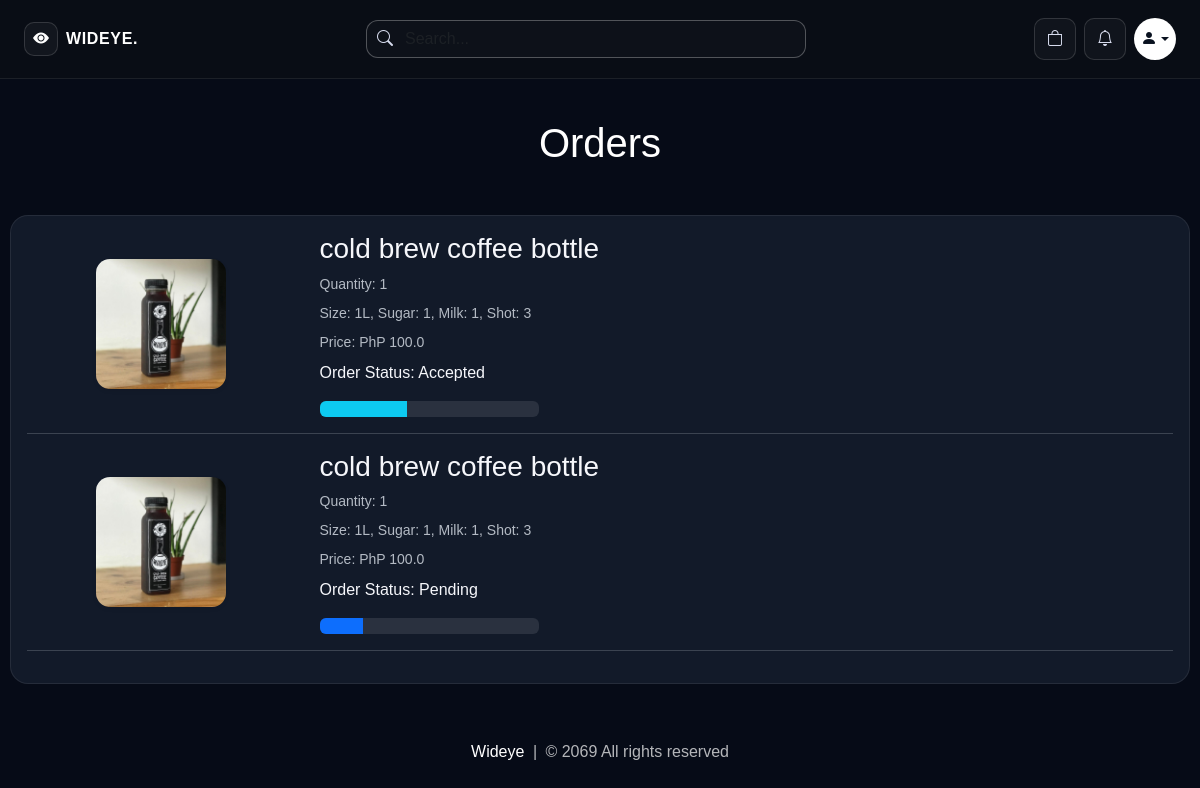
/orders (signed in), run on an earlier commit of the app's database.
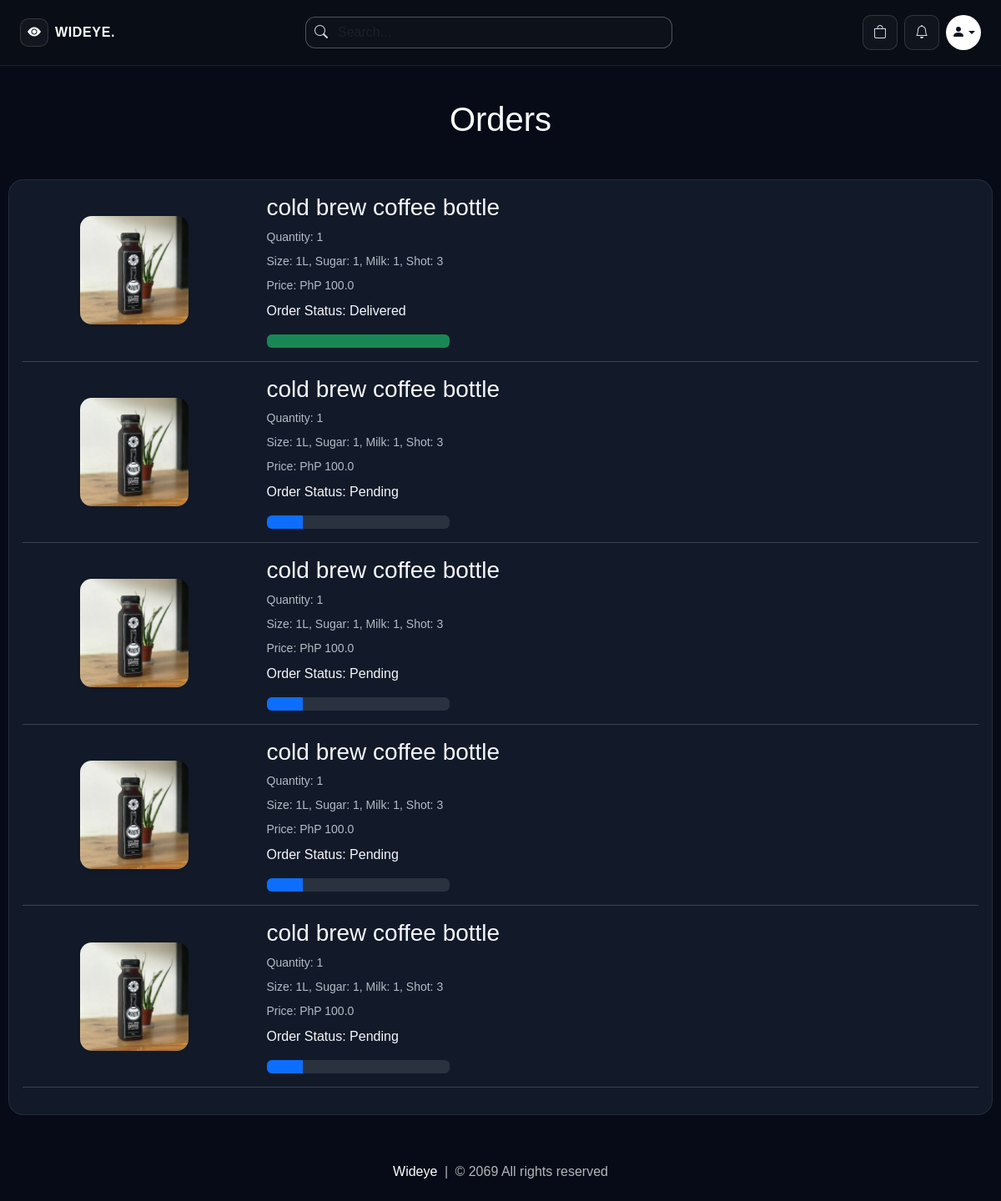
And on a later commit of the database.
### website/models.py (models this page shows, shortened)
class Order(db.Model):
    id = db.Column(db.Integer, primary_key=True)
    quantity = db.Column(db.Integer, nullable=False)
    size = db.Column(db.String(100), nullable=False, default='')
    sugar = db.Column(db.String(100), nullable=False, default='')
    milk = db.Column(db.String(100), nullable=False, default='')
    shot = db.Column(db.String(100), nullable=False, default='')
    price = db.Column(db.Float, nullable=False)
    status = db.Column(db.String(100), nullable=False)
    payment_method = db.Column(db.String(50), nullable=False, default='cashless')
    payment_id = db.Column(db.String(1000), nullable=False)
    date_placed = db.Column(db.DateTime, default=datetime.utcnow)
    customer_link= db.Column(db.Integer, db.ForeignKey('customer.id'), nullable=False)
    product_link = db.Column(db.Integer, db.ForeignKey('product.id'), nullable=False)

class Product(db.Model):
    id = db.Column(db.Integer, primary_key=True)
    product_name = db.Column(db.String(100), nullable=False)
    current_price = db.Column(db.Float, nullable=False)
    previous_price = db.Column(db.Float, nullable=False)
    in_stock = db.Column(db.Integer, nullable=False)
    size = db.Column(db.String(500), nullable=False, default='')
    sugar = db.Column(db.String(500), nullable=False, default='')
    milk = db.Column(db.String(500), nullable=False, default='')
    shot = db.Column(db.String(500), nullable=False, default='')
    product_picture = db.Column(db.Text, nullable=False)
    flash_sale = db.Column(db.Boolean, default=False)
    date_added = db.Column(db.DateTime, default=datetime.utcnow)
    carts = db.relationship('Cart', backref=db.backref('product', lazy=True))
    orders = db.relationship('Order', backref=db.backref('product', lazy=True))
    usual_items = db.relationship('UsualOrderItem', backref=db.backref('product', lazy=True))

### website/views.py (the view)
@views.route('/orders')
@login_required
def order():
    orders = Order.query.filter_by(customer_link=current_user.id).all()
    return render_template('orders.html', orders=orders, format_option_summary=format_option_summary,
                           get_product_image=get_product_image)

### website/views.py (called while the page is built)
def parse_options(csv_string):
    if not csv_string:
        return []
    return [opt.strip() for opt in str(csv_string).split(',') if opt.strip()]

def get_product_image(product, selected_size=''):
    images = parse_options(product.product_picture) if product.product_picture else []
    if not images:
        return '/media/default.jpg'
    if not selected_size:
        return images[0]
    sizes = parse_options(product.size)
    if selected_size in sizes:
        idx = sizes.index(selected_size)
        return images[idx] if idx < len(images) else images[-1]
    return images[0]

def format_option_summary(item):
    parts = []
    size_val = getattr(item, 'size', '') or ''
    sugar_val = getattr(item, 'sugar', '') or ''
    milk_val = getattr(item, 'milk', '') or ''
    shot_val = getattr(item, 'shot', '') or ''
    if size_val:
        parts.append(f'Size: {size_val}')
    if sugar_val:
        parts.append(f'Sugar: {sugar_val}')
    if milk_val:
        parts.append(f'Milk: {milk_val}')
    if shot_val:
        parts.append(f'Shot: {shot_val}')
    return ', '.join(parts) if parts else 'No add-ons'

### website/templates/orders.html (shortened to what this page needs)
{% extends 'base.html' %}
{% block body %}
<div class="wideye-orders-shell">
    <div class="row">
        {% if orders %}
        <h1 class="text-center mb-5" style="color: white;">Orders</h1>
        <div class="col-sm-13">
            <div class="card wideye-orders-card">
                <div class="card-body">
                    {% for item in orders %}
                    <div class="row">
                        <div class="col-sm-3 text-center align-self-center">
                            <img src="{{ get_product_image(item.product, item.size) }}" alt="" class="img-fluid wideye-orders-thumb shadow-sm">
                        </div>
                        <div class="col-sm-7">
                            <h3>{{ item.product.product_name }}</h3>
                            <p class="mb-2 text-muted small">Quantity: {{ item.quantity }}</p>
                            <p class="mb-2 text-muted small">{{ format_option_summary(item) }}</p>
                            <p class="mb-2 text-muted small">Price: PhP {{ item.price }}</p>
                            <div class="col-sm-4">
                                <p>Order Status: {{ item.status }}</p>
                                {% if item.status == 'Pending' %}
                                <div class="progress">
                                    <div class="progress-bar" role="progressbar" style="width: 20%;"  aria-valuenow="20" aria-valuemin="0" aria-valuemax="100"></div>
                                </div>
                                {% elif item.status == 'Accepted' %}
                                <div class="progress">
                                    <div class="progress-bar bg-info" role="progressbar" style="width: 40%;"  aria-valuenow="40" aria-valuemin="0" aria-valuemax="100"></div>
                                </div>
                                {% elif item.status == 'Out for delivery' %}
                                <div class="progress">
                                    <div class="progress-bar bg-warning" role="progressbar" style="width: 70%;"  aria-valuenow="70" aria-valuemin="0" aria-valuemax="100"></div>
                                </div>
                                {% elif item.status == 'Delivered' %}
                                <div class="progress">
                                    <div class="progress-bar bg-success" role="progressbar" style="width: 100%;"  aria-valuenow="100" aria-valuemin="0" aria-valuemax="100"></div>
                                </div>
                                {% elif item.status == 'Canceled' %}
                                <div class="progress">
                                    <div class="progress-bar bg-danger" role="progressbar" style="width: 100%;"  aria-valuenow="100" aria-valuemin="0" aria-valuemax="100"></div>
                                </div>
                                {% endif %}
                            </div>
                        </div>
                    </div>
                    <hr class="text-muted">
                    {% endfor %}
                </div>
            </div>
        </div>
        {% else %}
        <h1 class="text-center mb-5" style="color: white;">You have no Orders</h1>
        {% endif %}
    </div>
</div>
{% endblock %}

### website/templates/base.html (shortened to what this page needs)
<!DOCTYPE html>
<html lang="en">
<head>
    <link rel="stylesheet" href="https://cdnjs.cloudflare.com/ajax/libs/bootstrap-icons/1.10.5/font/bootstrap-icons.min.css">
    <link rel="stylesheet" href="{{ url_for('static', filename='css/all.min.css') }}">
    <link rel="stylesheet" href="{{ url_for('static', filename='css/bootstrap.min.css') }}">
    <link rel="stylesheet" href="{{ url_for('static', filename='css/style.css') }}">
</head>
<body>
    {% set cart_items = cart | default([], true) | list %}
    <nav class="wideye-navbar">
        <div class="wideye-shell">
            <div class="d-flex flex-wrap align-items-center justify-content-between gap-3">
                <a class="d-flex align-items-center gap-2" href="/">
                    <span class="wideye-brand-mark">
                        <i class="bi bi-eye-fill"></i>
                    </span>
                    <span class="wideye-brand-text">WIDEYE.</span>
                </a>
                <form class="wideye-search-form" role="search" action="/search" method="POST">
                    <div class="wideye-search-wrap d-flex align-items-center">
                        <i class="bi bi-search"></i>
                        <input class="form-control wideye-search-input" name="search" type="search" placeholder="Search..." aria-label="Search">
                    </div>
                </form>
                <div class="d-flex align-items-center gap-2">
                    <a class="wideye-icon-button wideye-nav-icon" href="/cart" aria-label="Cart">
                        <span class="position-relative d-inline-flex">
                            <i class="bi bi-bag"></i>
                        </span>
                    </a>
                    <a class="wideye-icon-button wideye-nav-icon" href="/orders" aria-label="Orders">
                        <i class="bi bi-bell"></i>
                    </a>
                    {% if current_user.is_authenticated %}
                    <div class="dropdown">
                        <a class="wideye-avatar dropdown-toggle" href="#" role="button" id="profileDropdown" data-bs-toggle="dropdown" aria-expanded="false">
                            <i class="bi bi-person-fill"></i>
                        </a>
                    </div>
                    {% else %}
                    <a class="wideye-avatar" href="/login" aria-label="Login">
                        <i class="bi bi-person-fill"></i>
                    </a>
                    {% endif %}
                </div>
            </div>
        </div>
    </nav>
    <div class="wideye-shell pt-3">
    </div>
    {% block body %}
    {% endblock %}
    <footer class="wideye-footer">
        <div class="wideye-shell text-center">
            <a href="/">Wideye</a> <span class="mx-1">|</span> <span>&copy; 2069 All rights reserved</span>
        </div>
    </footer>
</body>
</html>

### website/templates/base.html (style rules this page uses)
* { box-sizing: border-box; }
html { -webkit-text-size-adjust: 100%; }
body { background: #060b17; color: #f6f7fb; min-height: 100vh; font-family: Arial, Helvetica, sans-serif; overflow-x: hidden; }
a { text-decoration: none; }
img, iframe, canvas, video { max-width: 100%; }
.wideye-shell { width: min(calc(100% - clamp(1rem, 4vw, 3rem)), 1280px); margin: 0 auto; }
.wideye-navbar { background: #090d15; border-bottom: 1px solid rgba(255, 255, 255, 0.08); padding: 18px 0; }
.wideye-brand-mark { width: 34px; height: 34px; border-radius: 10px; border: 1px solid rgba(255, 255, 255, 0.14); display: inline-flex; align-items: center; justify-content: center; color: #ffffff; background: rgba(255, 255, 255, 0.04); }
.wideye-brand-text { color: #ffffff; font-weight: 700; letter-spacing: 0.04em; }
.wideye-search-form { max-width: 440px; width: 100%; }
.wideye-search-input, .wideye-search-input:focus { background: transparent; border: none; box-shadow: none; color: #ffffff; }
.wideye-search-wrap { border: 1px solid rgba(255, 255, 255, 0.28); border-radius: 12px; background: rgba(255, 255, 255, 0.02); padding: 0 10px; }
.wideye-search-wrap i, .wideye-nav-icon { color: #d7dcee; }
.wideye-icon-button { width: 42px; height: 42px; border-radius: 10px; border: 1px solid rgba(255, 255, 255, 0.14); display: inline-flex; align-items: center; justify-content: center; background: rgba(255, 255, 255, 0.03); }
.wideye-avatar { width: 42px; height: 42px; border-radius: 50%; background: linear-gradient(135deg, #ffffff, #ffffff); color: #09111f; display: inline-flex; align-items: center; justify-content: center; font-size: 1rem; }
.wideye-footer { color: rgba(255, 255, 255, 0.7); padding: 24px 0 32px; }
.wideye-footer a { color: #ffffff; }

### website/templates/orders.html (style rules this page uses)
.wideye-orders-shell { width: min(calc(100% - 1rem), 1180px); margin: 1.5rem auto 2rem; }
.wideye-orders-card { background: #121a29; border: 1px solid rgba(255, 255, 255, 0.08); border-radius: 18px; color: #f6f7fb; }
.wideye-orders-card .card-body { background: transparent; color: inherit; }
.wideye-orders-card h3, .wideye-orders-card p, .wideye-orders-card .col-sm-4, .wideye-orders-card .col-sm-7 { color: #f6f7fb; }
.wideye-orders-card .text-muted { color: rgba(226, 232, 240, 0.78) !important; }
.wideye-orders-card .progress { background: rgba(255, 255, 255, 0.1); }
.wideye-orders-thumb { width: 130px; height: 130px; object-fit: cover; border-radius: 14px; background: #0f172a; }

What changed in the data, as far as the page shows it:
changed Order: status "Accepted" → "Delivered"
added Order: size.size (picture), product.product_name "cold brew coffee bottle", quantity "1", size+sugar+milk "Size: 1L, Sugar: 1, Milk: 1, Shot: 3", price "100.0", status "Pending"
added Order: size.size (picture), product.product_name "cold brew coffee bottle", quantity "1", size+sugar+milk "Size: 1L, Sugar: 1, Milk: 1, Shot: 3", price "100.0", status "Pending"
added Order: size.size (picture), product.product_name "cold brew coffee bottle", quantity "1", size+sugar+milk "Size: 1L, Sugar: 1, Milk: 1, Shot: 3", price "100.0", status "Pending"
